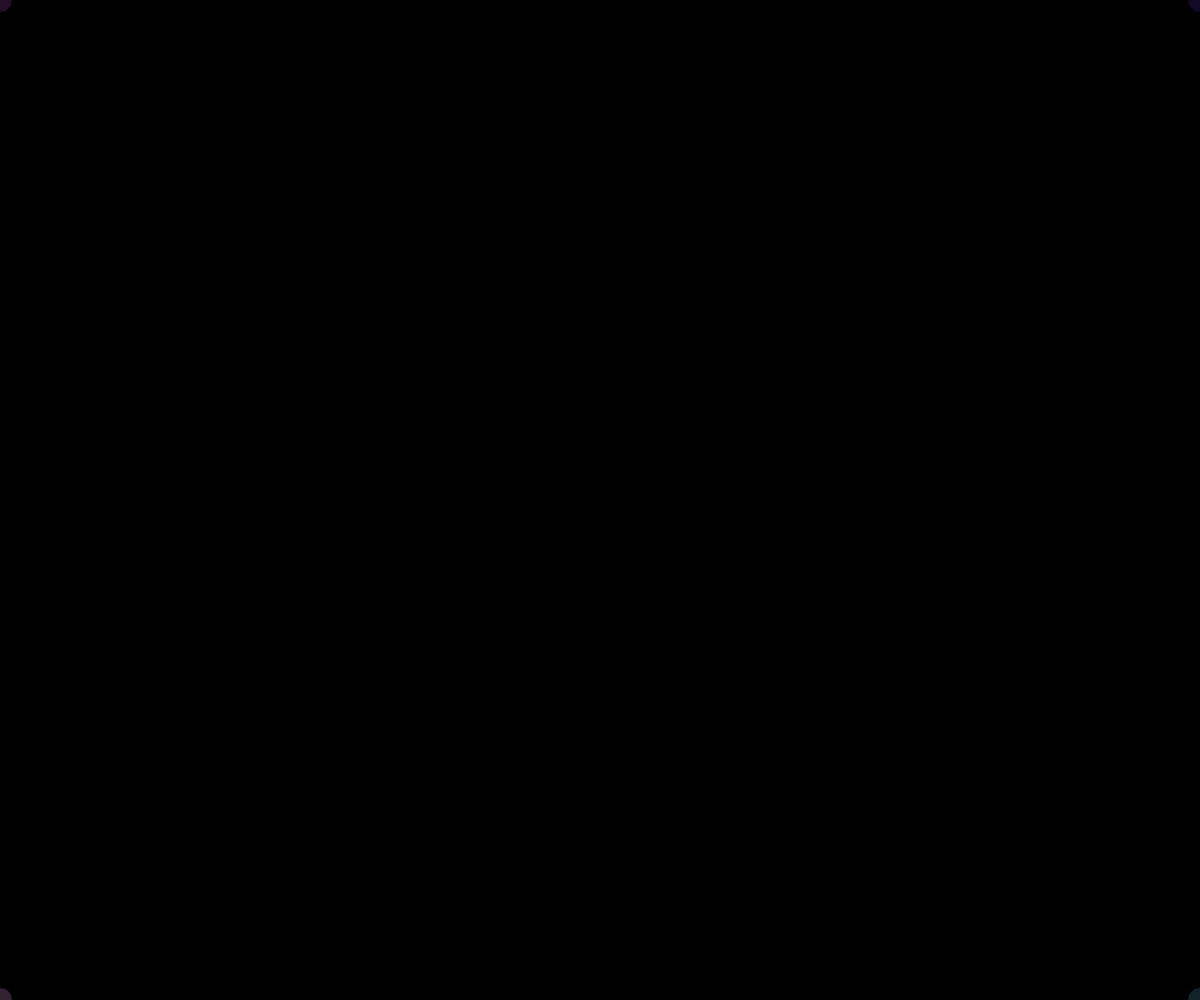
Frame 1 (no input)
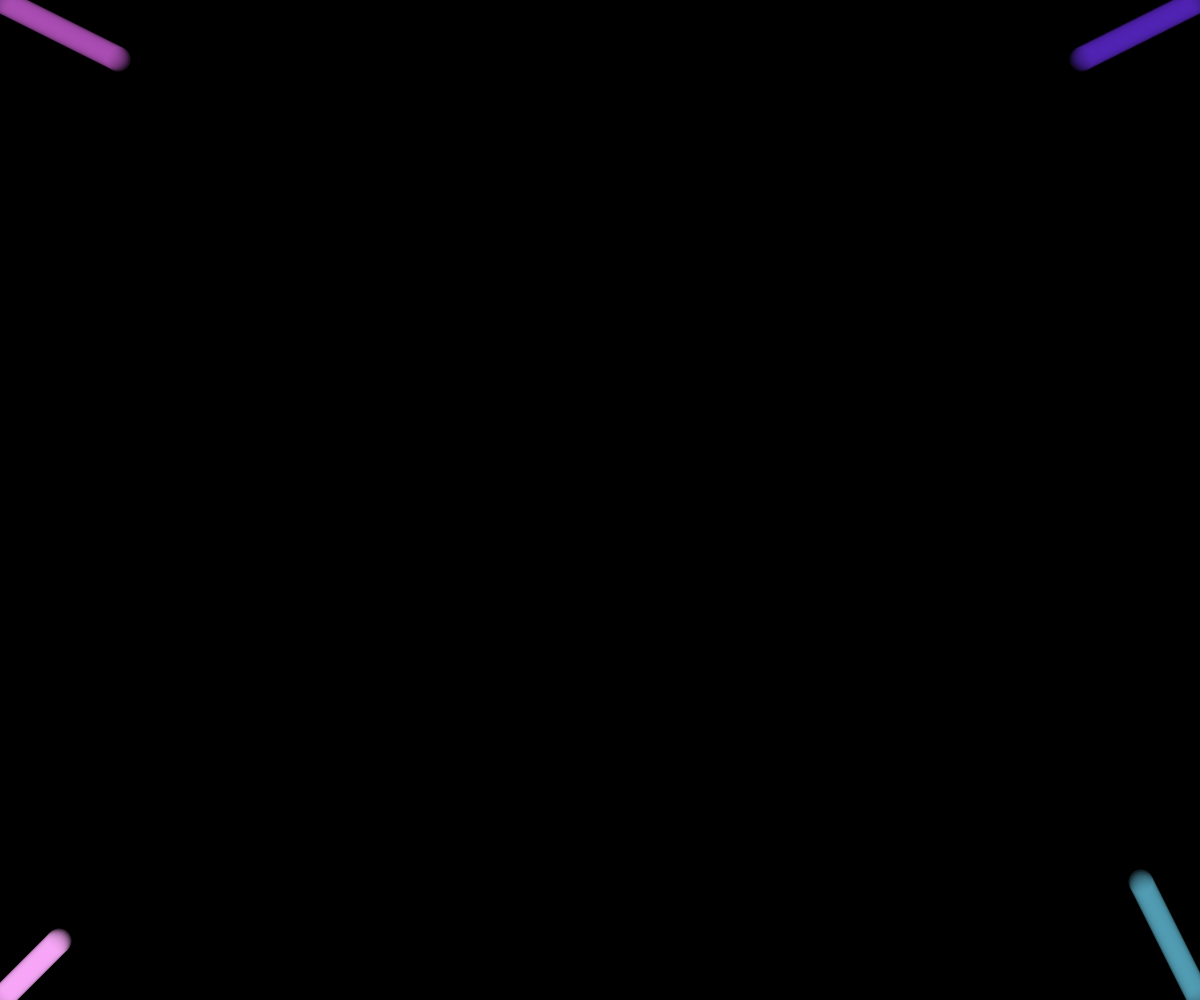
Frame 60 (no input)
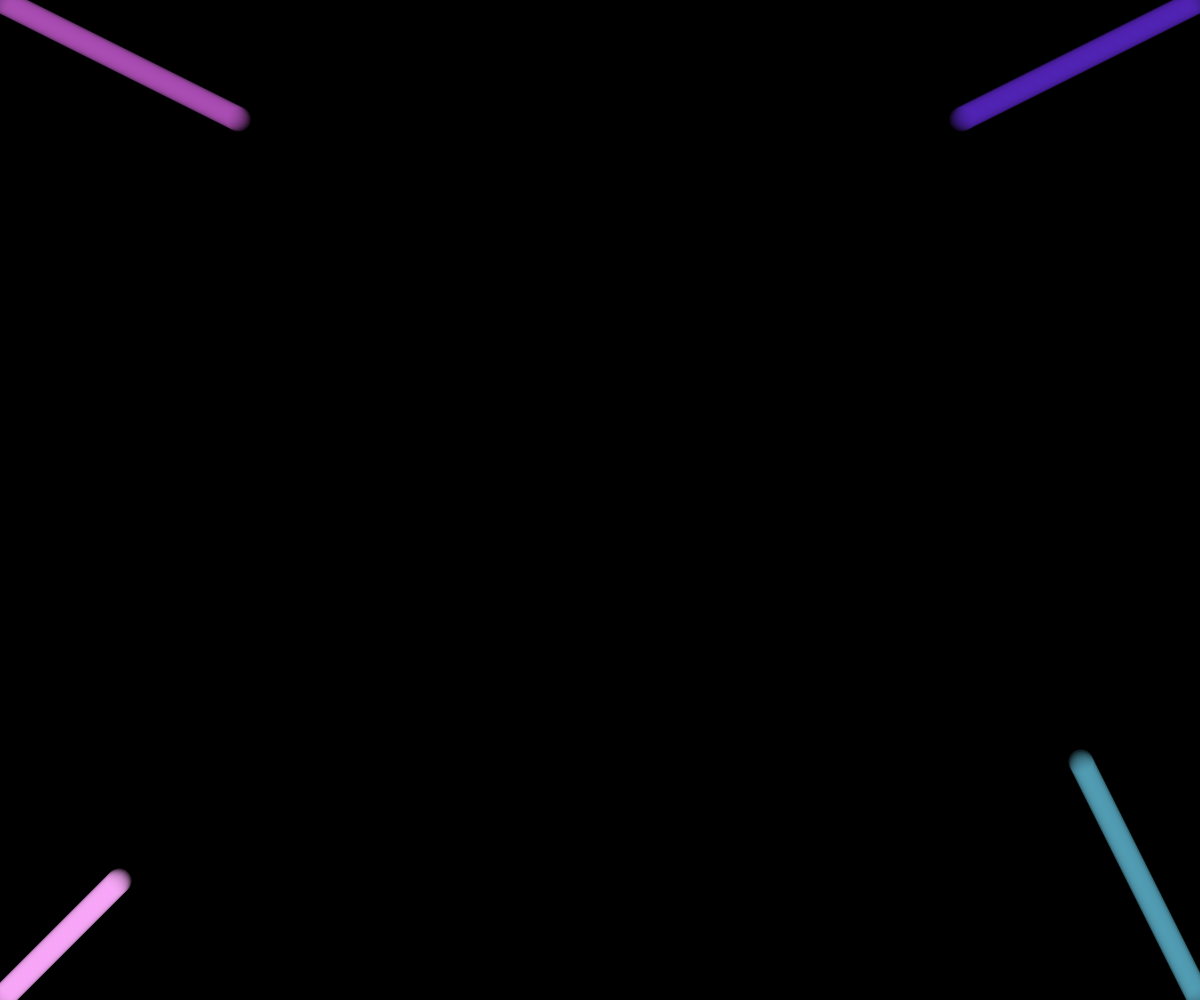
Frame 120 (the mouse pressed at the canvas centre since frame 60)

The p5.js sketch that drew these frames (run headless with seeded random() and noise() and a simulated clock; from frame 60 on, the mouse is pressed at the canvas centre):

// p5.js sketch
// ── sketch.js
var r,g,b;

var rx, ry;

var bx=0
var by=0
var byb=0
var bxc=0
var byb, bxb, byc, bxc, byd, bxd;

function setup() {
  createCanvas(windowWidth,windowHeight);
  frameRate(60);
  rx=floor(random(0,windowWidth));
  ry=floor(random(0,windowHeight));
   bxb=windowWidth;
   byc=windowHeight;
   byd=windowHeight;
   bxd=windowWidth;
   r= random(0,250);
   g= random(0,250);
   b= random(0,250);

   background(0);

}

function draw() {

  fill(r,g,b,50);
  //stroke(r/2,g/2,b/2);
  ellipse(bx,by,25,25);

  fill(r/2,g/2,b,50);
  ellipse(bxb,byb,25,25);

  fill(r*2,g*2,b*2,50);
  ellipse(bxc,byc,25,25);

  fill(r/2,g*2,b,50);
  ellipse(bxd,byd,25,25);

//noFill()
noStroke()
fill(0)
  rect(rx,ry,1,1);


  if (bx<rx) {
  bx+=2
  }
  if (bx>rx) {
  bx--
  }
  if (by<ry) {
  by++
  }
  if (by>ry) {
  by--
  }

  if (bxb<rx) {
  bxb++
  }
  if (bxb>rx) {
  bxb-=2
  }
  if (byb<ry) {
  byb++
  }
  if (byb>ry) {
  byb--
  }

  if (bxc<rx) {
  bxc++
  }
  if (bxc>rx) {
  bxc--
  }
  if (byc<ry) {
  byc+=2
  }
  if (byc>ry) {
  byc--
  }

  if (bxd<rx) {
  bxd++
  }
  if (bxd>rx) {
  bxd--
  }
  if (byd<ry) {
  byd++
  }
  if (byd>ry) {
  byd-=2
  }

   if (bx==rx && by==ry || bxb==rx && byb==ry || bxc==rx && byc==ry || bxd==rx && byd==ry) {
    rx=floor(random(0,windowWidth));
    ry=floor(random(0,windowHeight));
  }
}
